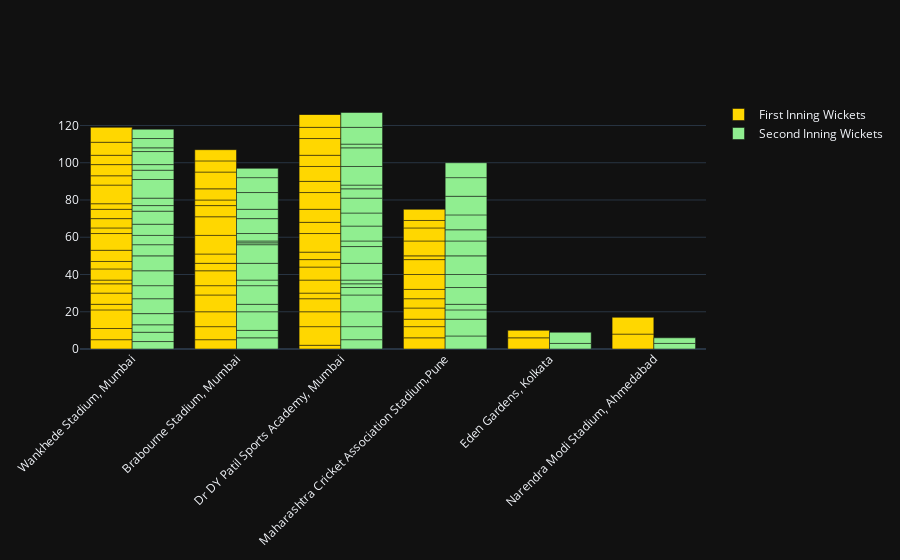

This figure's notebook cell:
### Code cell
fig=go.Figure()
fig.add_trace(go.Bar(
    x=data['venue'],
    y=data['first_ings_wkts'],
    name='First Inning Wickets',
    marker_color='Gold'
))
fig.add_trace(go.Bar(
    x=data['venue'],
    y=data['second_ings_wkts'],
    name='Second Inning Wickets',
    marker_color='lightgreen'
))

fig.update_layout(barmode='group',xaxis_tickangle=-45,template='plotly_dark')
fig.show()

### Figure 1 — Plotly figure (JSON) as saved in the notebook; plotly's stock layout.template omitted (floating-point values rounded to 4 significant figures)
{"data": [{"marker": {"color": "Gold"}, "name": "First Inning Wickets", "type": "bar", "x": ["Wankhede Stadium, Mumbai", "Brabourne Stadium, Mumbai", "Dr DY Patil Sports Academy, Mumbai", "Wankhede Stadium, Mumbai", "Maharashtra Cricket Association Stadium,Pune", "Dr DY Patil Sports Academy, Mumbai", "Brabourne Stadium, Mumbai", "Wankhede Stadium, Mumbai", "Dr DY Patil Sports Academy, Mumbai", "Maharashtra Cricket Association Stadium,Pune", "Brabourne Stadium, Mumbai", "Dr DY Patil Sports Academy, Mumbai", "Wankhede Stadium, Mumbai", "Maharashtra Cricket Association Stadium,Pune", "Dr DY Patil Sports Academy, Mumbai", "Brabourne Stadium, Mumbai", "Dr DY Patil Sports Academy, Mumbai", "Maharashtra Cricket Association Stadium,Pune", "Brabourne Stadium, Mumbai", "Wankhede Stadium, Mumbai", "Dr DY Patil Sports Academy, Mumbai", "Dr DY Patil Sports Academy, Mumbai", "Maharashtra Cricket Association Stadium,Pune", "Dr DY Patil Sports Academy, Mumbai", "Brabourne Stadium, Mumbai", "Brabourne Stadium, Mumbai", "Wankhede Stadium, Mumbai", "Dr DY Patil Sports Academy, Mumbai", "Maharashtra Cricket Association Stadium,Pune", "Brabourne Stadium, Mumbai", "Dr DY Patil Sports Academy, Mumbai", "Brabourne Stadium, Mumbai", "Dr DY Patil Sports Academy, Mumbai", "Wankhede Stadium, Mumbai", "Dr DY Patil Sports Academy, Mumbai", "Brabourne Stadium, Mumbai", "Wankhede Stadium, Mumbai", "Wankhede Stadium, Mumbai", "Maharashtra Cricket Association Stadium,Pune", "Wankhede Stadium, Mumbai", "Wankhede Stadium, Mumbai", "Maharashtra Cricket Association Stadium,Pune", "Brabourne Stadium, Mumbai", "Dr DY Patil Sports Academy, Mumbai", "Wankhede Stadium, Mumbai", "Maharashtra Cricket Association Stadium,Pune", "Wankhede Stadium, Mumbai", "Dr DY Patil Sports Academy, Mumbai", "Maharashtra Cricket Association Stadium,Pune", "Brabourne Stadium, Mumbai", "Brabourne Stadium, Mumbai", "Wankhede Stadium, Mumbai", "Maharashtra Cricket Association Stadium,Pune", "Wankhede Stadium, Mumbai", "Dr DY Patil Sports Academy, Mumbai", "Dr DY Patil Sports Academy, Mumbai", "Maharashtra Cricket Association Stadium,Pune", "Dr DY Patil Sports Academy, Mumbai", "Wankhede Stadium, Mumbai", "Brabourne Stadium, Mumbai", "Maharashtra Cricket Association Stadium,Pune", "Wankhede Stadium, Mumbai", "Brabourne Stadium, Mumbai", "Dr DY Patil Sports Academy, Mumbai", "Wankhede Stadium, Mumbai", "Dr DY Patil Sports Academy, Mumbai", "Wankhede Stadium, Mumbai", "Brabourne Stadium, Mumbai", "Wankhede Stadium, Mumbai", "Wankhede Stadium, Mumbai", "Eden Gardens, Kolkata", "Eden Gardens, Kolkata", "Narendra Modi Stadium, Ahmedabad", "Narendra Modi Stadium, Ahmedabad"], "y": [5, 5, 2, 6, 6, 10, 7, 10, 8, 6, 8, 7, 3, 4, 3, 9, 7, 6, 5, 6, 7, 4, 5, 4, 8, 4, 5, 10, 5, 5, 6, 10, 7, 2, 9, 10, 6, 4, 8, 6, 9, 8, 6, 6, 3, 2, 5, 8, 8, 3, 6, 5, 7, 3, 6, 9, 4, 6, 10, 9, 6, 5, 6, 7, 6, 0, 5, 6, 7, 8, 6, 4, 8, 9]}, {"marker": {"color": "lightgreen"}, "name": "Second Inning Wickets", "type": "bar", "x": ["Wankhede Stadium, Mumbai", "Brabourne Stadium, Mumbai", "Dr DY Patil Sports Academy, Mumbai", "Wankhede Stadium, Mumbai", "Maharashtra Cricket Association Stadium,Pune", "Dr DY Patil Sports Academy, Mumbai", "Brabourne Stadium, Mumbai", "Wankhede Stadium, Mumbai", "Dr DY Patil Sports Academy, Mumbai", "Maharashtra Cricket Association Stadium,Pune", "Brabourne Stadium, Mumbai", "Dr DY Patil Sports Academy, Mumbai", "Wankhede Stadium, Mumbai", "Maharashtra Cricket Association Stadium,Pune", "Dr DY Patil Sports Academy, Mumbai", "Brabourne Stadium, Mumbai", "Dr DY Patil Sports Academy, Mumbai", "Maharashtra Cricket Association Stadium,Pune", "Brabourne Stadium, Mumbai", "Wankhede Stadium, Mumbai", "Dr DY Patil Sports Academy, Mumbai", "Dr DY Patil Sports Academy, Mumbai", "Maharashtra Cricket Association Stadium,Pune", "Dr DY Patil Sports Academy, Mumbai", "Brabourne Stadium, Mumbai", "Brabourne Stadium, Mumbai", "Wankhede Stadium, Mumbai", "Dr DY Patil Sports Academy, Mumbai", "Maharashtra Cricket Association Stadium,Pune", "Brabourne Stadium, Mumbai", "Dr DY Patil Sports Academy, Mumbai", "Brabourne Stadium, Mumbai", "Dr DY Patil Sports Academy, Mumbai", "Wankhede Stadium, Mumbai", "Dr DY Patil Sports Academy, Mumbai", "Brabourne Stadium, Mumbai", "Wankhede Stadium, Mumbai", "Wankhede Stadium, Mumbai", "Maharashtra Cricket Association Stadium,Pune", "Wankhede Stadium, Mumbai", "Wankhede Stadium, Mumbai", "Maharashtra Cricket Association Stadium,Pune", "Brabourne Stadium, Mumbai", "Dr DY Patil Sports Academy, Mumbai", "Wankhede Stadium, Mumbai", "Maharashtra Cricket Association Stadium,Pune", "Wankhede Stadium, Mumbai", "Dr DY Patil Sports Academy, Mumbai", "Maharashtra Cricket Association Stadium,Pune", "Brabourne Stadium, Mumbai", "Brabourne Stadium, Mumbai", "Wankhede Stadium, Mumbai", "Maharashtra Cricket Association Stadium,Pune", "Wankhede Stadium, Mumbai", "Dr DY Patil Sports Academy, Mumbai", "Dr DY Patil Sports Academy, Mumbai", "Maharashtra Cricket Association Stadium,Pune", "Dr DY Patil Sports Academy, Mumbai", "Wankhede Stadium, Mumbai", "Brabourne Stadium, Mumbai", "Maharashtra Cricket Association Stadium,Pune", "Wankhede Stadium, Mumbai", "Brabourne Stadium, Mumbai", "Dr DY Patil Sports Academy, Mumbai", "Wankhede Stadium, Mumbai", "Dr DY Patil Sports Academy, Mumbai", "Wankhede Stadium, Mumbai", "Brabourne Stadium, Mumbai", "Wankhede Stadium, Mumbai", "Wankhede Stadium, Mumbai", "Eden Gardens, Kolkata", "Eden Gardens, Kolkata", "Narendra Modi Stadium, Ahmedabad", "Narendra Modi Stadium, Ahmedabad"], "y": [4, 6, 5, 5, 7, 7, 4, 4, 8, 9, 10, 9, 6, 5, 4, 4, 2, 3, 10, 8, 2, 9, 9, 9, 3, 9, 7, 3, 7, 10, 8, 1, 7, 8, 8, 1, 8, 6, 10, 5, 6, 8, 4, 5, 7, 6, 3, 2, 8, 8, 5, 4, 10, 10, 10, 10, 10, 2, 5, 9, 8, 3, 8, 9, 7, 8, 2, 5, 5, 5, 3, 6, 3, 3]}], "layout": {"autosize": true, "barmode": "group", "xaxis": {"autorange": true, "range": [-0.5, 5.5], "tickangle": -45, "type": "category"}, "yaxis": {"autorange": true, "range": [0, 133.7], "type": "linear"}}}
